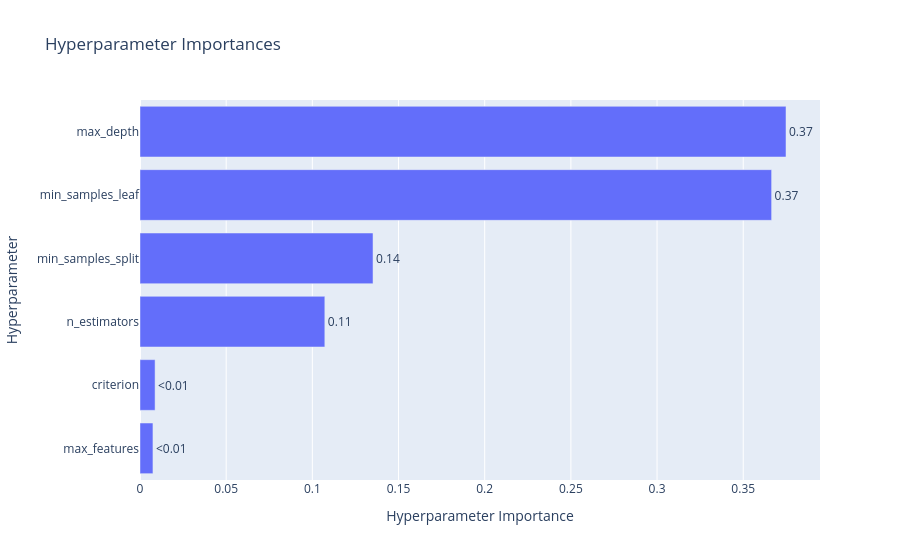
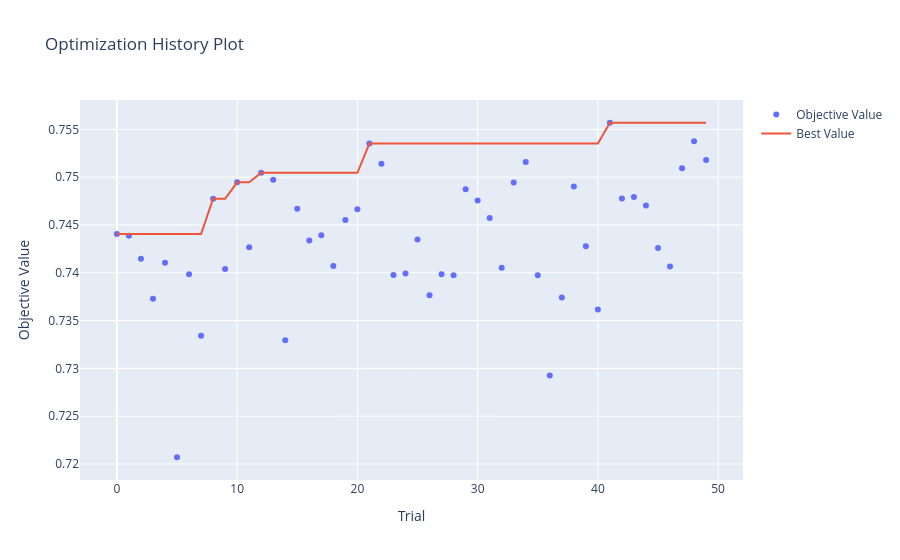

Notebook code cell kept with these figures, in order:
### Code cell
fig = optuna.visualization.plot_param_importances(study)
fig.show()

fig = optuna.visualization.plot_optimization_history(study)
fig.show()

### Figure 1 — Plotly figure (JSON) as saved in the notebook; plotly's stock layout.template omitted (floating-point values rounded to 4 significant figures)
{"data": [{"cliponaxis": false, "hovertemplate": ["max_features (CategoricalDistribution): 0.00751512360093875<extra></extra>", "criterion (CategoricalDistribution): 0.008751242569171928<extra></extra>", "n_estimators (IntDistribution): 0.10724213138949178<extra></extra>", "min_samples_split (IntDistribution): 0.13520123180538116<extra></extra>", "min_samples_leaf (IntDistribution): 0.36647266109716503<extra></extra>", "max_depth (IntDistribution): 0.37481760953785126<extra></extra>"], "name": "Objective Value", "orientation": "h", "text": ["<0.01", "<0.01", "0.11", "0.14", "0.37", "0.37"], "textposition": "outside", "type": "bar", "x": [0.007515, 0.008751, 0.1072, 0.1352, 0.3665, 0.3748], "y": ["max_features", "criterion", "n_estimators", "min_samples_split", "min_samples_leaf", "max_depth"]}], "layout": {"title": {"text": "Hyperparameter Importances"}, "xaxis": {"title": {"text": "Hyperparameter Importance"}}, "yaxis": {"title": {"text": "Hyperparameter"}}}}

### Figure 2 — Plotly figure (JSON) as saved in the notebook; plotly's stock layout.template omitted (floating-point values rounded to 4 significant figures)
{"data": [{"mode": "markers", "name": "Objective Value", "type": "scatter", "x": [0, 1, 2, 3, 4, 5, 6, 7, 8, 9, 10, 11, 12, 13, 14, 15, 16, 17, 18, 19, 20, 21, 22, 23, 24, 25, 26, 27, 28, 29, 30, 31, 32, 33, 34, 35, 36, 37, 38, 39, 40, 41, 42, 43, 44, 45, 46, 47, 48, 49], "y": [0.744, 0.7439, 0.7415, 0.7373, 0.741, 0.7207, 0.7398, 0.7334, 0.7477, 0.7404, 0.7495, 0.7427, 0.7505, 0.7497, 0.7329, 0.7467, 0.7434, 0.7439, 0.7407, 0.7455, 0.7466, 0.7535, 0.7514, 0.7398, 0.7399, 0.7435, 0.7376, 0.7399, 0.7397, 0.7487, 0.7476, 0.7457, 0.7405, 0.7494, 0.7516, 0.7397, 0.7293, 0.7374, 0.749, 0.7428, 0.7362, 0.7557, 0.7478, 0.7479, 0.747, 0.7426, 0.7407, 0.7509, 0.7538, 0.7518]}, {"mode": "lines", "name": "Best Value", "type": "scatter", "x": [0, 1, 2, 3, 4, 5, 6, 7, 8, 9, 10, 11, 12, 13, 14, 15, 16, 17, 18, 19, 20, 21, 22, 23, 24, 25, 26, 27, 28, 29, 30, 31, 32, 33, 34, 35, 36, 37, 38, 39, 40, 41, 42, 43, 44, 45, 46, 47, 48, 49], "y": [0.744, 0.744, 0.744, 0.744, 0.744, 0.744, 0.744, 0.744, 0.7477, 0.7477, 0.7495, 0.7495, 0.7505, 0.7505, 0.7505, 0.7505, 0.7505, 0.7505, 0.7505, 0.7505, 0.7505, 0.7535, 0.7535, 0.7535, 0.7535, 0.7535, 0.7535, 0.7535, 0.7535, 0.7535, 0.7535, 0.7535, 0.7535, 0.7535, 0.7535, 0.7535, 0.7535, 0.7535, 0.7535, 0.7535, 0.7535, 0.7557, 0.7557, 0.7557, 0.7557, 0.7557, 0.7557, 0.7557, 0.7557, 0.7557]}, {"marker": {"color": "#cccccc"}, "mode": "markers", "name": "Infeasible Trial", "showlegend": false, "type": "scatter", "x": [], "y": []}], "layout": {"title": {"text": "Optimization History Plot"}, "xaxis": {"title": {"text": "Trial"}}, "yaxis": {"title": {"text": "Objective Value"}}}}
